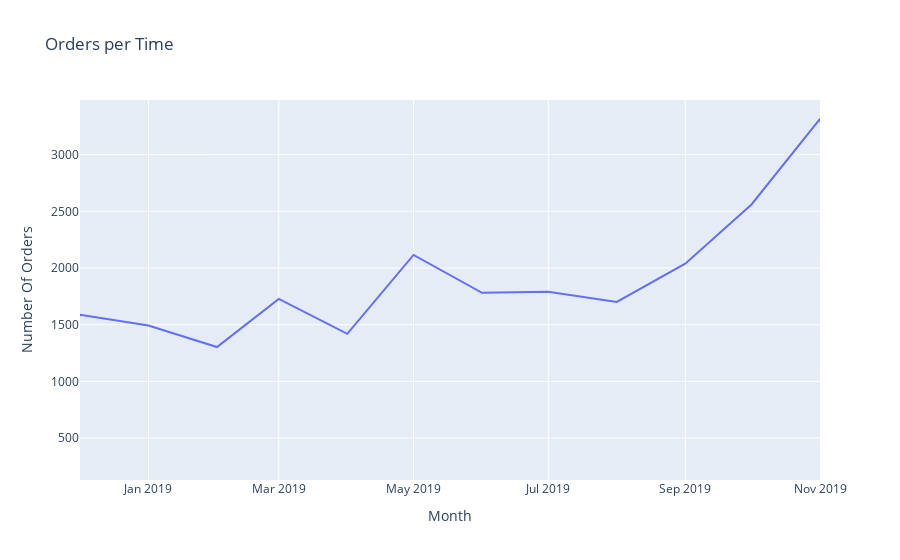

The code cell stored with this chart in its notebook:
### Markdown cell above
We can see our data ranges from the 29/11/2018 to the 07/12/19. This means we should take these months out of our equasion, since they are not full months:

### Code cell
items_per_months = sales.groupby(['month']).agg({'order_id':'nunique'}).reset_index()
items_per_months.columns = ['month','number_of_orders']
fig = px.line(items_per_months,
              x = 'month',
              y = 'number_of_orders',
              title = 'Orders per Time',
              labels ={'month':'Month','number_of_orders':'Number Of Orders'})
fig.update_xaxes(range = ['2018-12-01','2019-11-01'])
fig.show()

### Figure 1 — Plotly figure (JSON) as saved in the notebook; plotly's stock layout.template omitted (floating-point values rounded to 4 significant figures)
{"data": [{"hovertemplate": "Month=%{x}<br>Number Of Orders=%{y}<extra></extra>", "legendgroup": "", "line": {"color": "#636efa", "dash": "solid"}, "marker": {"symbol": "circle"}, "mode": "lines", "name": "", "orientation": "v", "showlegend": false, "type": "scatter", "x": ["2018-11", "2018-12", "2019-01", "2019-02", "2019-03", "2019-04", "2019-05", "2019-06", "2019-07", "2019-08", "2019-09", "2019-10", "2019-11", "2019-12"], "xaxis": "x", "y": [298, 1587, 1493, 1303, 1728, 1420, 2115, 1781, 1791, 1701, 2038, 2560, 3314, 667], "yaxis": "y"}], "layout": {"legend": {"tracegroupgap": 0}, "title": {"text": "Orders per Time"}, "xaxis": {"anchor": "y", "domain": [0, 1], "range": ["2018-12-01", "2019-11-01"], "title": {"text": "Month"}}, "yaxis": {"anchor": "x", "domain": [0, 1], "title": {"text": "Number Of Orders"}}}}
